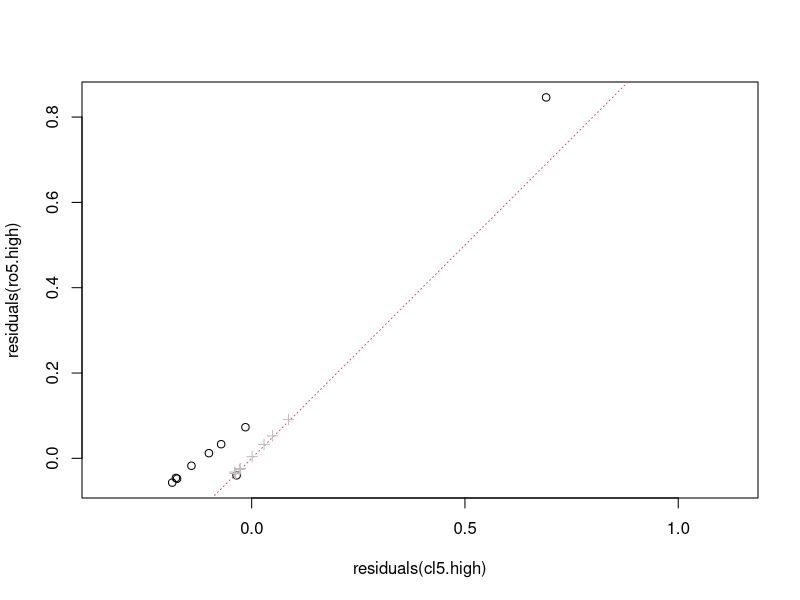

R code for this plot:
library(robustbase)


### Name: residuals.glmrob
### Title: Residuals of Robust Generalized Linear Model Fits
### Aliases: residuals.glmrob
### Keywords: models regression

### ** Examples

### -------- Gamma family -- data from example(glm) ---
clotting <- data.frame(
            u = c(5,10,15,20,30,40,60,80,100),
         lot1 = c(118,58,42,35,27,25,21,19,18),
         lot2 = c(69,35,26,21,18,16,13,12,12))
summary(cl <- glm   (lot1 ~ log(u), data=clotting, family=Gamma))
summary(ro <- glmrob(lot1 ~ log(u), data=clotting, family=Gamma))
clotM5.high <- within(clotting, { lot1[5] <- 60 })
cl5.high <- glm   (lot1 ~ log(u), data=clotM5.high, family=Gamma)
ro5.high <- glmrob(lot1 ~ log(u), data=clotM5.high, family=Gamma)
rr <- range(residuals(ro), residuals(cl), residuals(ro5.high))
plot(residuals(ro5.high) ~ residuals(cl5.high), xlim = rr, ylim = rr, asp = 1)
abline(0,1, col=2, lty=3)
points(residuals(ro) ~ residuals(cl), col = "gray", pch=3)

## Show all kinds of residuals:
r.types <- c("deviance", "pearson", "working", "response")
sapply(r.types, residuals, object = ro5.high)
